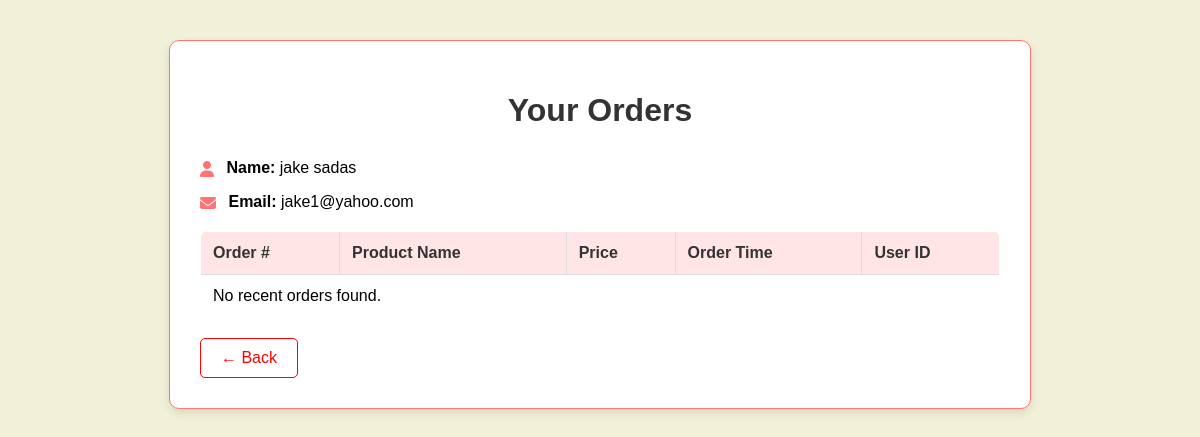
Screenshot of /listOrders.php (signed in) with the database file from the repository.
### tables this page shows
CREATE TABLE `users` (
  `userID` int(10) NOT NULL,
  `firstName` varchar(50) NOT NULL,
  `lastName` varchar(50) NOT NULL,
  `email` varchar(50) NOT NULL,
  `password` varchar(50) NOT NULL,
  `DOB` date DEFAULT NULL,
  `address` varchar(100) DEFAULT NULL
);

### listOrders.php (the view, shortened to what this page needs)
<?php
$servername = "localhost";
$username = "root";
$password = "";
$dbname = "login";
$conn = new mysqli($servername, $username, $password, $dbname);
$email = $_SESSION['email'];
$query = "SELECT firstName, lastName, email FROM users WHERE email = ?";
$stmt = $conn->prepare($query);
$stmt->bind_param("s", $email);
$stmt->execute();
$userInfo = $stmt->get_result()->fetch_assoc();
$orderItems = [];
?>
<!DOCTYPE html>
<html lang="en">
<head>
  <link rel="stylesheet" href="https://cdnjs.cloudflare.com/ajax/libs/font-awesome/6.5.0/css/all.min.css">
</head>
<body>
<div class="container">
    <h1>Your Orders</h1>
    <p><i class="fas fa-user icon"></i> <strong>Name:</strong> <?php echo htmlspecialchars($userInfo['firstName']) . " " . htmlspecialchars($userInfo['lastName']); ?></p>
<p><i class="fas fa-envelope icon"></i> <strong>Email:</strong> <?php echo htmlspecialchars($userInfo['email']); ?></p>
<table class="orders-table">
    <thead>
        <tr>
            <th>Order #</th>
            <th>Product Name</th>
            <th>Price</th>
            <th>Order Time</th>
            <th>User ID</th>
        </tr>
    </thead>
    <tbody>
        <?php
        if (!empty($orderItems)) {
            foreach ($orderItems as $row) {
                echo "<tr>
                        <td>{$row['orderItemID']}</td>
                        <td>" . htmlspecialchars($row['productName']) . "</td>
                        <td>₱" . number_format($row['productPrice'], 2) . "</td>
                        <td>" . htmlspecialchars($row['orderTime']) . "</td>
                        <td>{$row['userID']}</td>
                      </tr>";
            }
        } else {
            echo "<tr><td colspan='5'>No recent orders found.</td></tr>";
        }
        ?>
    </tbody>
</table>
    <a class="back" href="profile.php">← Back</a>
</div>
</body>
</html>

### listOrders.php (style rules this page uses)
body { font-family: Arial, sans-serif; background: rgb(241, 241, 217); margin: 0; padding: 40px; }
.container { max-width: 800px; margin: auto; background: white; padding: 30px; border-radius: 10px; border: 1px solid rgb(255, 117, 117); box-shadow: 0 4px 10px rgba(0,0,0,0.1); }
h1 { text-align: center; color: #333; margin-bottom: 30px; }
.icon { margin-right: 8px; color: #ff7575; vertical-align: middle; }
.back-button, .back { display: inline-block; margin-top: 20px; padding: 10px 20px; color: red; border: 1px solid red; border-radius: 5px; text-decoration: none; transition: 0.3s; }
.orders-table { width: 100%; border-collapse: collapse; margin-top: 20px; background: #fff; border: 1px solid #ddd; border-radius: 6px; overflow: hidden; }
.orders-table th, .orders-table td { border: 1px solid #ddd; padding: 12px; text-align: left; }
.orders-table th { background-color: #ffe5e5; color: #333; }

### rows the page displays
users: firstName "jake", lastName "sadas", email "jake1@yahoo.com"
